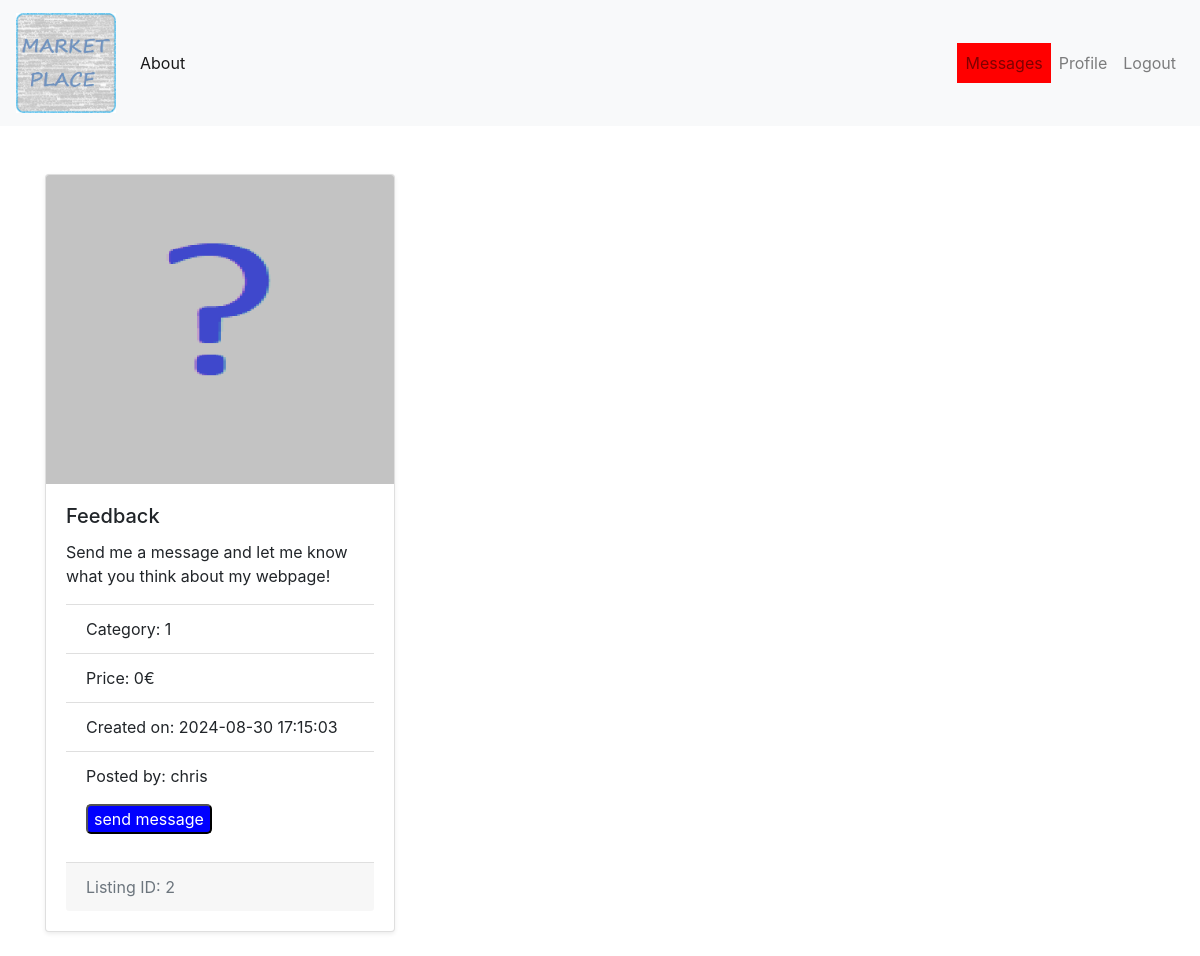
Page /listing/2 (signed in) on the earlier database version.
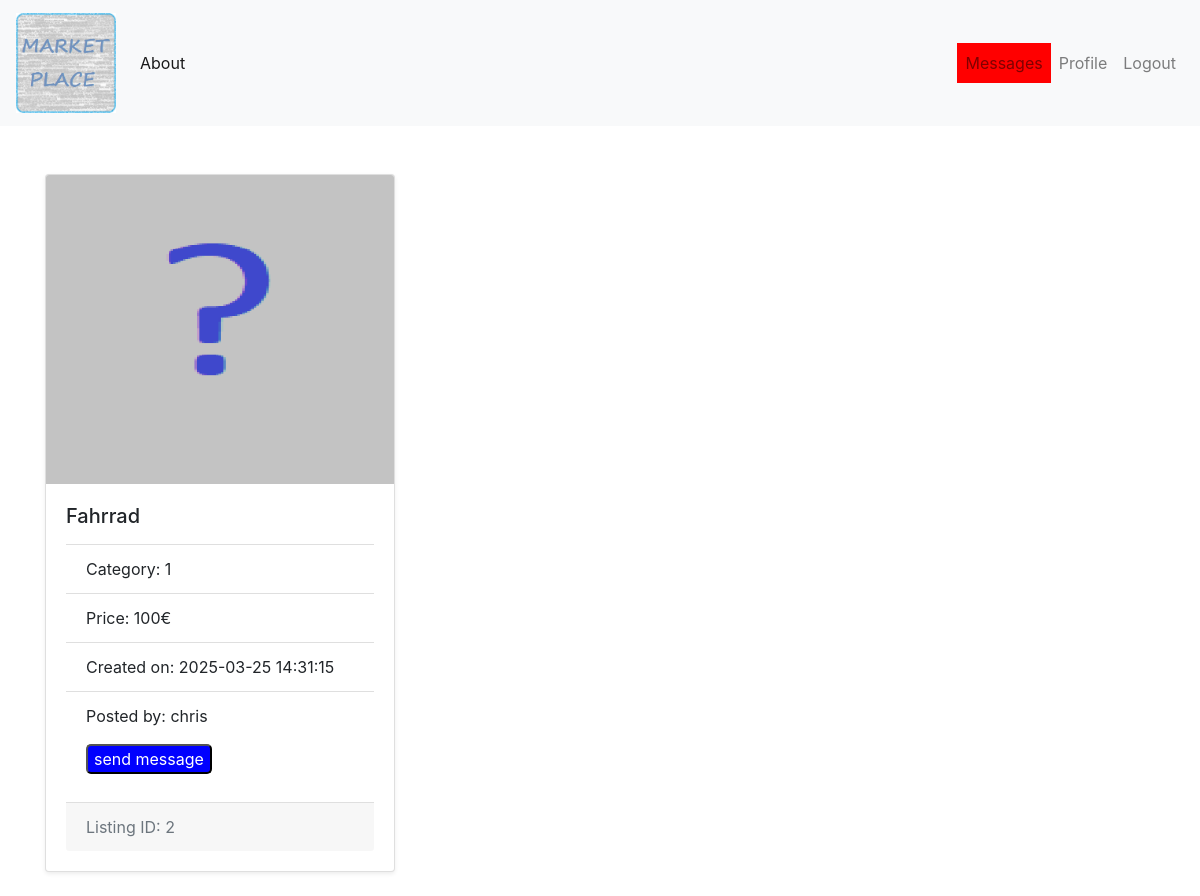
Same page on the later database version.
### tables this page shows
CREATE TABLE Listings (
    id INTEGER PRIMARY KEY AUTOINCREMENT,
    category INTEGER NOT NULL,
    name TEXT NOT NULL,
    image TEXT,
    description TEXT NOT NULL,
    price DECIMAL(6,2),
    created TIMESTAMP NOT NULL DEFAULT CURRENT_TIMESTAMP,
    user_id INTEGER NOT NULL,
    FOREIGN KEY (user_id) REFERENCES User(id)
);

CREATE TABLE User (
    id INTEGER PRIMARY KEY AUTOINCREMENT,
    name TEXT NOT NULL UNIQUE,
    password_hash TEXT NOT NULL, 
    profile_image TEXT
);

### app.py (the view)
@app.route("/listing/<id>")
def get_listing(id):
    try:
        listing = listing_by_id(int(id))
        if not listing:
            abort(404)
        return render_template('listing.html', listing = listing)
    except sqlite3.Error as e:
        print(f"error: {e}")
        abort(404)

### app.py (called while the page is built)
@login_manager.user_loader
def load_user(user_id):
    return User.get(user_id)

    @staticmethod
    def get(user_id):
        conn = sqlite3.connect('database.db')
        cursor = conn.cursor()
        cursor.execute("SELECT id, name, password_hash, profile_image FROM User WHERE id = ?", (user_id,))
        user = cursor.fetchone()
        conn.close()
        if user is None:
            return None
        return User(user[0], user[1], user[2], user[3])

    @staticmethod
    def check_messages():
        try:
            with sqlite3.connect('database.db') as connection:
                cur = connection.cursor()
                rows = cur.execute('select read from Messages where user_receive=?',(current_user.id,)).fetchall()
                if any(row[0]==0 for row in rows):
                    return True
        except sqlite3.Error as e:
            print(f"Database error: {e}")
            flash('database error')

### templates/listing.html (shortened to what this page needs)
{% extends 'base.html' %}
{% block content %}
    <div class="container mt-5">
        <div class="row">
                <div class="col-md-4">
                    <div class="card mb-4 shadow-sm">
                        {% if listing.image %}
                            <img src="{{ url_for('static', filename=listing.image) }}" class="card-img-top" alt="{{ listing.name }}">
                        {% else %}
                            <img src="{{ url_for('static', filename='default_listings_image.png') }}" class="card-img-top" alt="Default Image">
                        {% endif %}
                        <div class="card-body">
                            <h5 class="card-title">{{ listing.name }}</h5>
                            <p class="card-text">{{ listing.description }}</p>
                            <ul class="list-group list-group-flush">
                                <li class="list-group-item">Category: {{ listing.category }}</li>
                                <li class="list-group-item">Price: {{ listing.price }}€</li>
                                <li class="list-group-item">Created on: {{ listing.created }}</li>
                                <li class="list-group-item">
                                    <p>
                                        Posted by: {{ listing.user_name }}
                                    </p>
                                    <p>
                                        <button id="message-button" style="border-radius:5px;background-color:blue;color:white;">send message</button>
                                    </p>
                                </li>
                            </ul>
                            <div class="card-footer text-muted">
                                Listing ID: {{ listing.id }}
                            </div>
                        </div>
                    </div>
                </div>
        </div>
    </div>
{% endblock %}

### templates/base.html (shortened to what this page needs)
<!doctype html>
<html lang="en">
  <head>
    <link rel="stylesheet" href="https://stackpath.bootstrapcdn.com/bootstrap/4.3.1/css/bootstrap.min.css">
    <link rel="stylesheet" href="{{ url_for('static', filename='css/styles.css') }}">
  </head>
  <body>
    <nav class="navbar navbar-expand-md navbar-light bg-light">
        <a class="navbar-brand" href="{{ url_for('marketplace')}}">
          <img src="{{ url_for('static', filename='site-logo.png') }}" alt="Site Logo" style="height: 100px;">
        </a>
        <div class="collapse navbar-collapse" id="navbarNav">
            <ul class="navbar-nav">
              <li class="nav-item active">
                  <a class="nav-link" href="{{ url_for('about')}}">About</a>
              </li>
            </ul>
          <ul class="navbar-nav ml-auto">
            {% if current_user.is_authenticated %}
            <li class="nav-item">
              <a class="nav-link" href="{{ url_for('get_messages') }}" {%if current_user.check_messages() %}style="background-color: red;"{%endif%}>
                Messages
              </a>
            </li>
            <li class="nav-item">
              <a class="nav-link" href="{{ url_for('profile')}}">Profile</a>
            </li>
            <li class="nav-item">
              <a class="nav-link" href="{{ url_for('logout') }}">Logout</a>
            </li>
              {% endif %}
          </ul>
        </div>
    </nav>
        {% block content %} {% endblock %}
  </body>
</html>

### static/css/styles.css (style rules this page uses)
ul { list-style-type: none; padding: 0; margin: 0; }

Differences in the rows shown:
changed Listings: name "Feedback" → "Fahrrad"; created "2024-08-30 17:15:03" → "2025-03-25 14:31:15"; description "Send me a message and let me know what you think about my webpage!" → (not shown)
Other differences:
{{ listing.price }}: "0" → "100"
